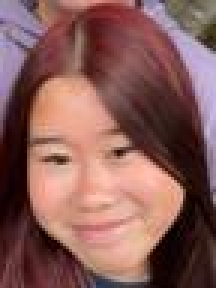
#> input picture formatted_dataset/Aloha.PNG.jpeg, 72 x 96 px (shown 3 times larger); its folder holds 4 pictures in this run
$ jupyter execute --allow-errors Eigenfaces.ipynb
#> lines starting #> are read from the running program, lines starting #| are printed output that depends on the picture
[cell 1]
import os
import cv2
import numpy as np

[cell 2]
directory = "formatted_dataset"
dataset_matrix = [] # all the data in a matrix

for filename in os.listdir(directory): # we do this every time, just in case, new data is added
    f = os.path.join(directory, filename)
    print(filename)

    image_array = cv2.imread(f, cv2.IMREAD_GRAYSCALE)
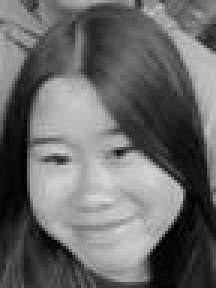
#> image_array: shape (96, 72) (shown 3 times larger); min 0, max 217, mean 104.8
    print(image_array.shape)
#| (96, 72)
    #dataset_matrix = np.append(dataset_matrix, image_array, axis = 0)
    dataset_matrix.append(image_array)

[cell 3]
np_dataset_matrix = np.array(dataset_matrix)
np_dataset_matrix.shape
#> Out = (4, 96, 72)
